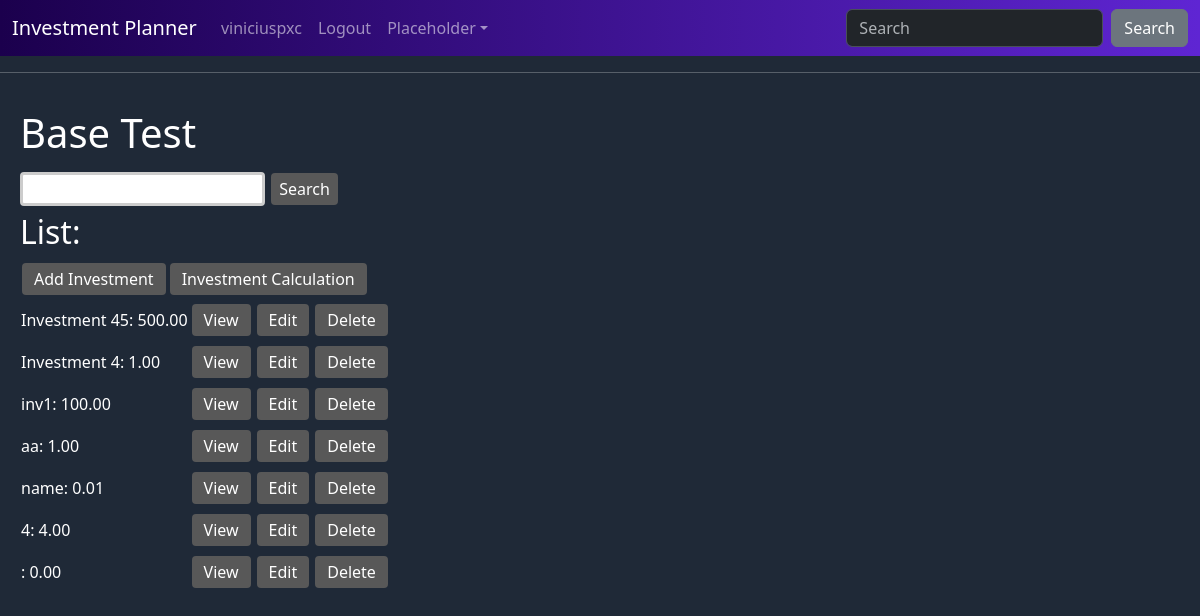
The app's page / (signed in), older data.
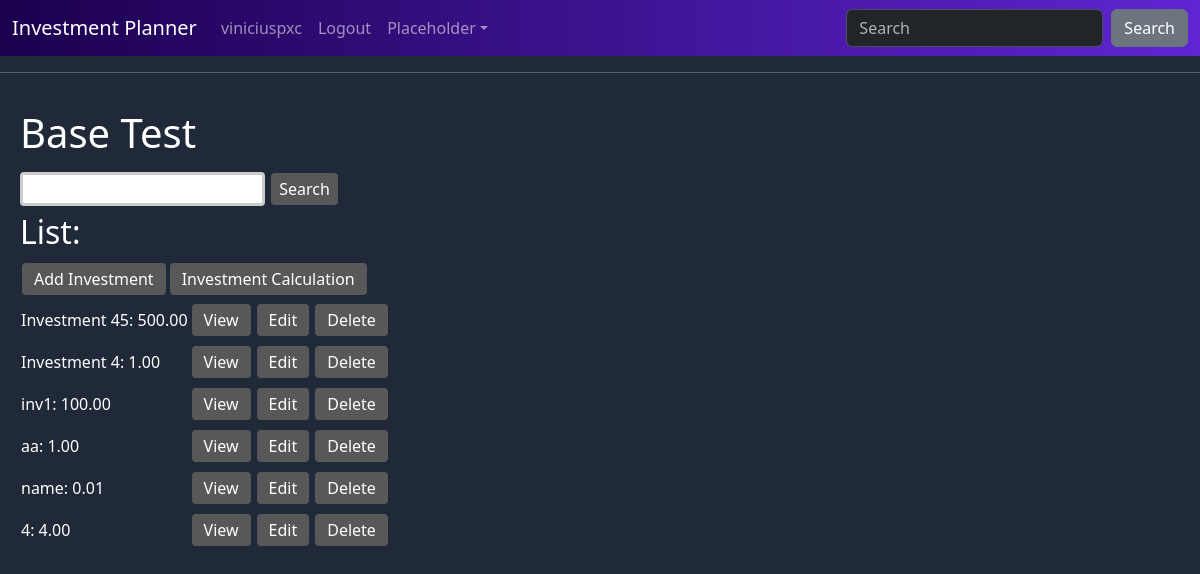
The same page, newer data.
### base/models.py (models this page shows, shortened)
class Investment(models.Model):
    user = models.ForeignKey(
        User, on_delete=models.CASCADE, null=True, blank=True)
    title = models.CharField(max_length=100, blank=True)
    starting_amount = models.DecimalField(
        max_digits=10, decimal_places=2, default=Decimal(0.00))
    number_of_years = models.IntegerField(default=0)
    return_rate = models.DecimalField(
        max_digits=10, decimal_places=2, default=Decimal(0.00))
    additional_contribution = models.DecimalField(
        max_digits=10, decimal_places=2, default=Decimal(0.00))
    active = models.BooleanField(default=True)
    starting_date = models.DateField(default=date.today)
    tags = models.ManyToManyField(
        InvestmentTag, related_name='investments', blank=True)

### base/views.py (the view)
# urls.py: path('', InvestmentList.as_view(), name='investments'),
class InvestmentList(LoginRequiredMixin, ListView):
    model = Investment
    context_object_name = 'investments'
    def get_queryset(self):
        return Investment.objects.filter(user=self.request.user)
    def get_context_data(self, **kwargs):
        context = super().get_context_data(**kwargs)
        context['count'] = self.get_queryset().filter(active=True).count()
        search_input = self.request.GET.get('search_box') or ''
        if search_input:
            context['investments'] = context['investments'].filter(
                title__startswith=search_input)
        context['search_input'] = search_input
        monthly_income = Income.objects.aggregate(Sum('monthly_income'))['monthly_income__sum'] or 0
        context['monthly_income'] = monthly_income
        monthly_expense = Expense.objects.aggregate(Sum('monthly_expense'))['monthly_expense__sum'] or 0
        context['monthly_expense'] = monthly_expense
        return context

### base/templates/base/investment_list.html
{% extends 'base/base.html' %}
{% block content %}
    <h1>Base Test</h1>
    <form method="get">
        <input type="text" name="search_box" value="{{ search_input }}">
        <input type="submit" value="Search">
    </form>
    <table>
        <h2>List:</h2>
        <a href="{% url 'investment-create' %}">Add Investment</a>
        <a href="{% url 'investment-form' %}">Investment Calculation    </a>
        {% for investment in investments %}
            <tr>
                <td>{{ investment.title }}: {{ investment.starting_amount }}</td>
                <td>
                    <a href="{% url 'investment' investment.id %}">View</a>
                </td>
                <td>
                    <a href="{% url 'investment-update' investment.id %}">Edit</a>
                </td>
                <td>
                    <a href="{% url 'investment-delete' investment.id %}">Delete</a>
                </td>
            </tr>
        {% empty %}
            <h3>No items in list</h3>
        {% endfor %}
    </table>
{% endblock content %}

Row changes from the older to the newer data that the page shows:
removed Investment: starting_amount "0.00"
